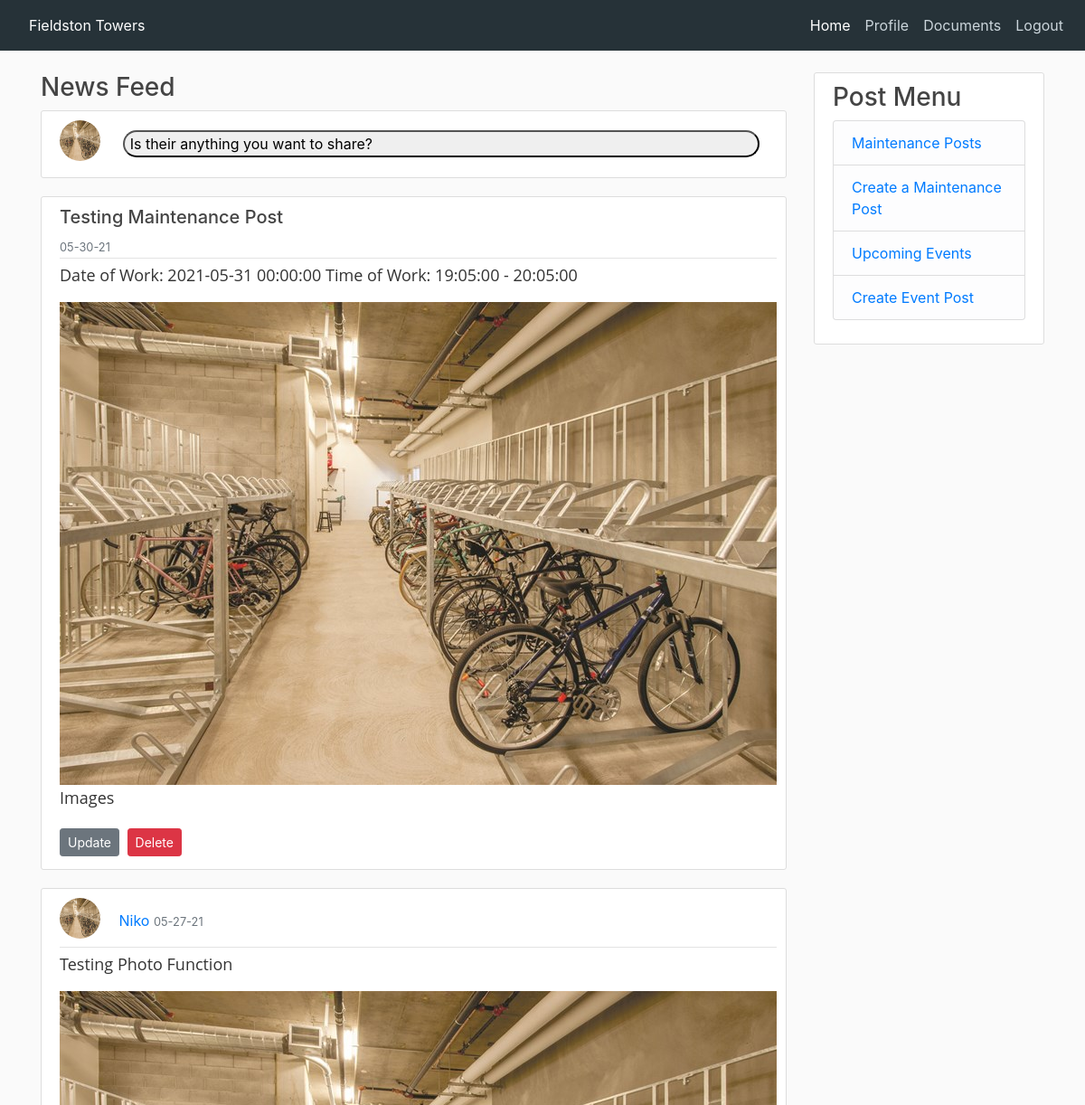
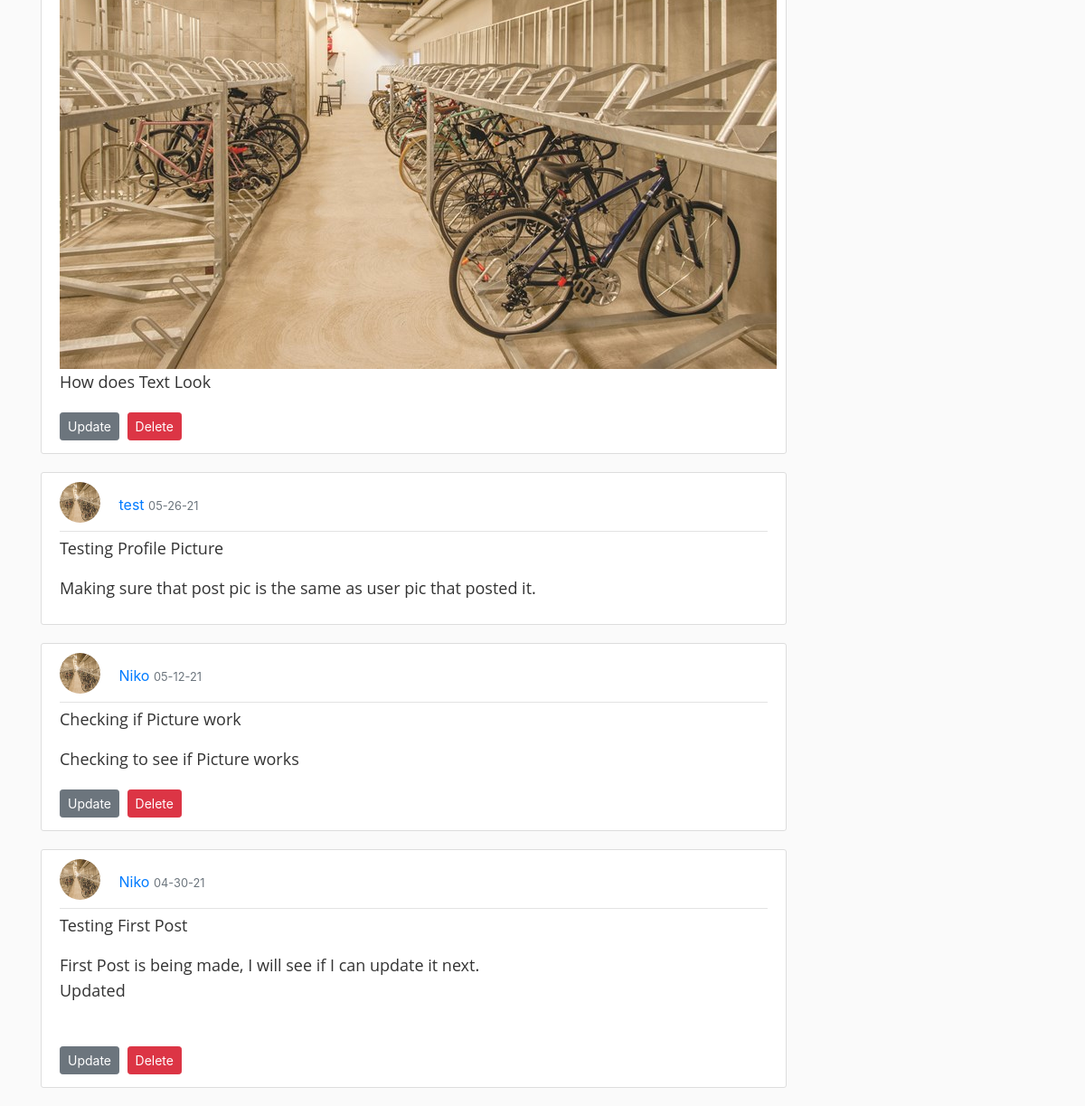
The page /home (signed in) on the database as committed earlier (2 pictures, top to bottom).
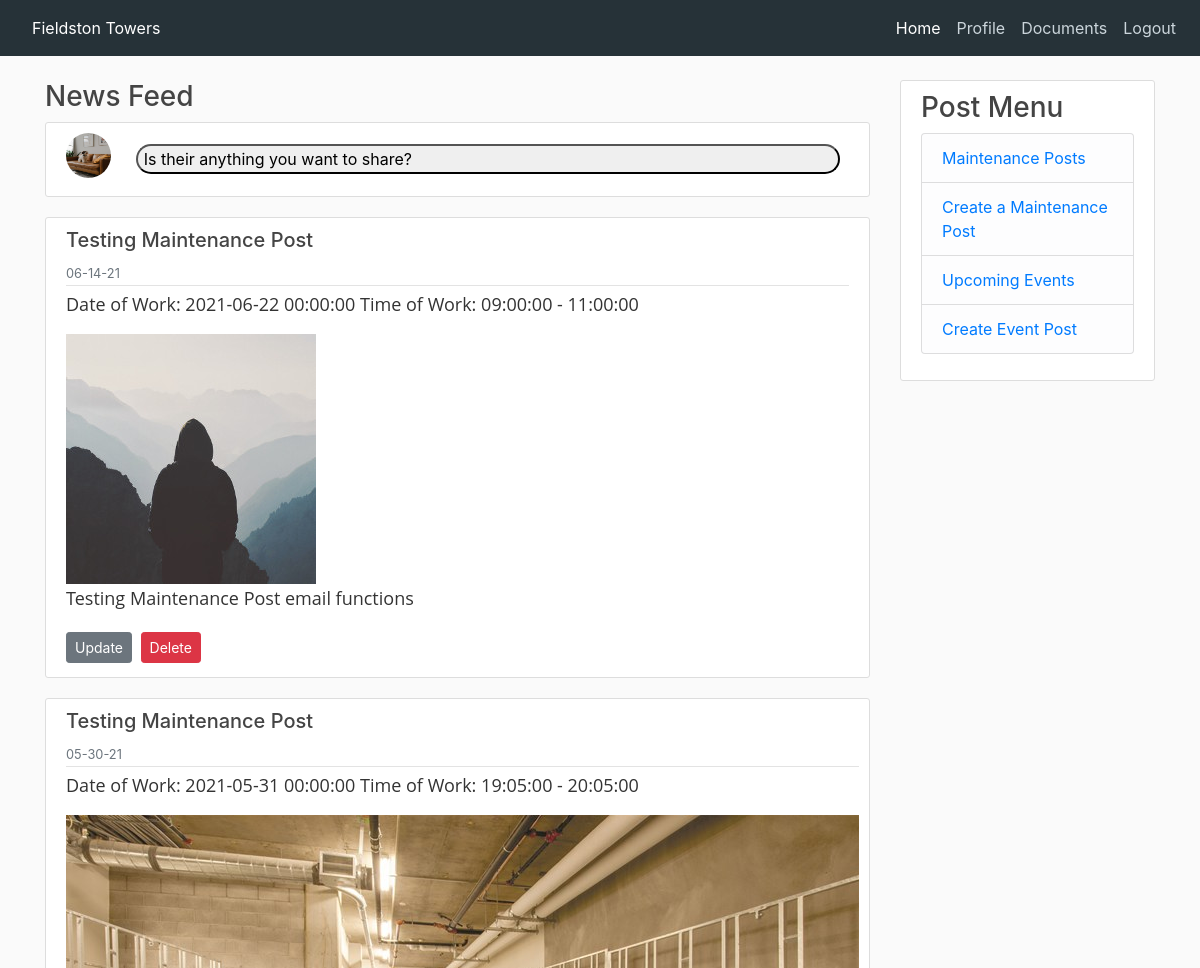
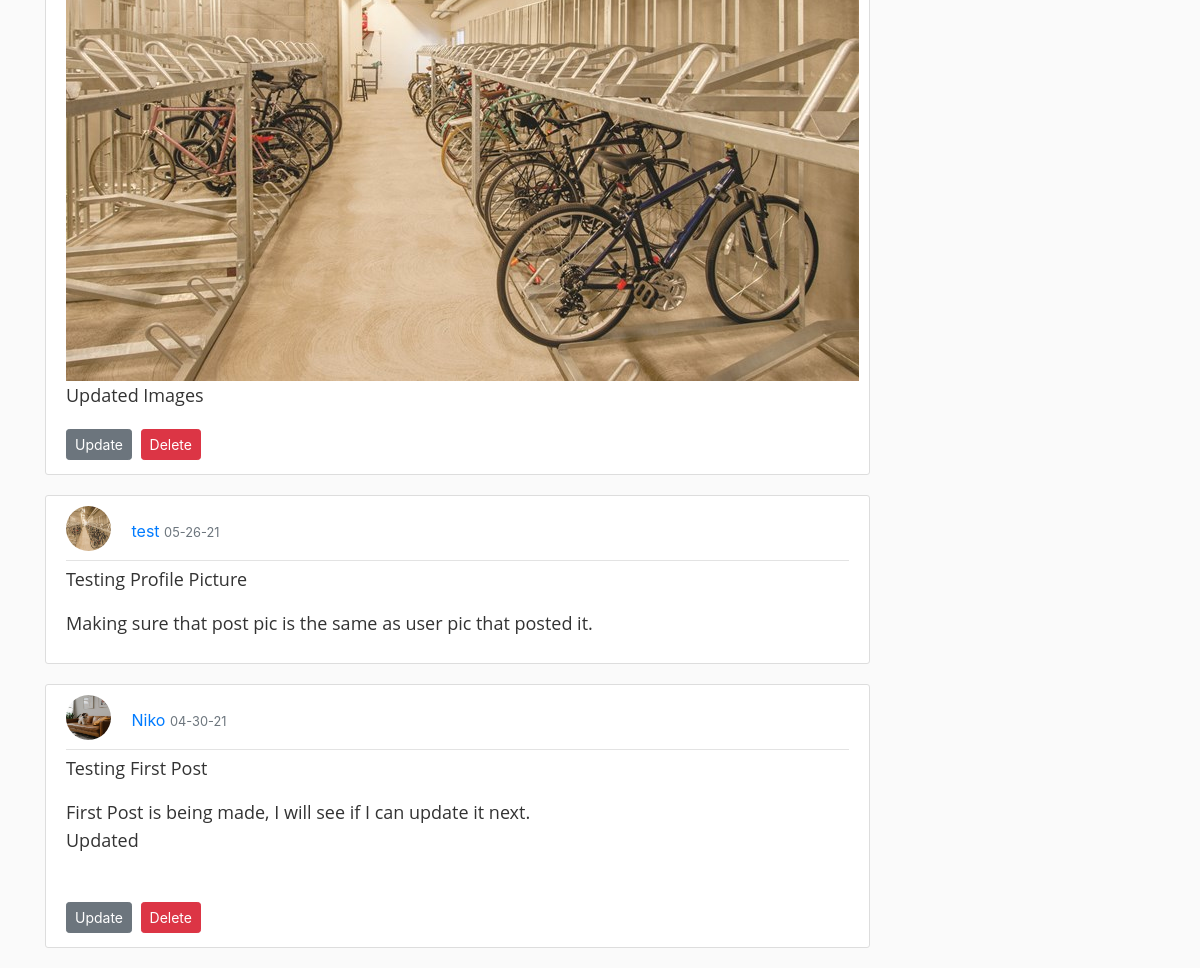
The same page on the database as committed later (2 pictures, top to bottom).
### app/models.py (models this page shows, shortened)
class User(UserMixin, db.Model):
    id = db.Column(db.Integer, primary_key=True)
    username = db.Column(db.String(20), unique=True, nullable=False)
    first_name = db.Column(db.String(60), nullable=False)
    last_name = db.Column(db.String(60), nullable=False)
    phone_number = db.Column(db.String())
    email = db.Column(db.String(120), unique=True, nullable=False)
    profile_img = db.Column(db.String(20), default='default.jpg')
    password_hash = db.Column(db.String(128), nullable=False)
    email_notification = db.Column(db.Boolean, default=False)
    test_notification = db.Column(db.Boolean, default=False)
    posts = db.relationship('CommunityBoard', backref='author', lazy=True)
    maintenances = db.relationship('Maintenance', backref='author', lazy=True)
    events = db.relationship('Event', backref='author', lazy=True)
    admin = db.Column(db.Boolean, default=False)

class Maintenance(db.Model):
    id = db.Column(db.Integer, primary_key=True)
    maintenance_img = db.Column(db.String(20), nullable=False, default='default.jpg')
    title = db.Column(db.String(120))
    body = db.Column(db.String)
    start = db.Column(db.Time)
    end = db.Column(db.Time)
    date = db.Column(db.DateTime)
    timestamp = db.Column(db.DateTime, default=datetime.utcnow())
    user_id = db.Column(db.Integer, db.ForeignKey('user.id'))

class CommunityBoard(db.Model):
    id = db.Column(db.Integer, primary_key=True)
    title = db.Column(db.String)
    post_img = db.Column(db.String(20), nullable=True)
    body = db.Column(db.String)
    user_id = db.Column(db.Integer, db.ForeignKey('user.id'))
    timestamp = db.Column(db.DateTime, default=datetime.utcnow())

### app/routes.py (the view, shortened to what this page needs)
@app.route('/home', methods=['GET', 'POST'])
@login_required
def home():
    image_file = url_for('static', filename='profile_pics/default.jpg')
    form = CommunityBoardForm()
    posts = CommunityBoard.query.order_by(CommunityBoard.timestamp.desc()).all()
    maintenance_post = Maintenance.query.order_by(Maintenance.timestamp.desc()).all()
    return render_template('home.html', form=form, posts=posts,maintenance_post=maintenance_post, image_file=image_file)

### app/models.py (called while the page is built)
@login.user_loader
def load_user(id):
    return User.query.get(int(id))

### app/templates/home.html (shortened to what this page needs)
{% extends "base_login.html" %}
{% block content %}
<main>
    <h3>News Feed</h3>
    <article class="media content-section">
        <img class="rounded-circle article-img"
             src="{{ url_for('static', filename='profile_pics/' + current_user.profile_img) }}">
        <button class="open-button buttonStyle" id="myBtn">
            Is their anything you want to share?
        </button>
    </article>
    {% for post in maintenance_post %}
    <article class="media content-section">
        <div class="media-body">
            <div class="article-metadata">
                <h5 class="">{{ post.title}}</h5>
                <small class="text-muted">{{ post.timestamp.strftime('%m-%d-%y') }}</small>
            </div>
            <p class="article-content">Date of Work: {{ post.date }} Time of Work: {{post.start}} - {{post.end}}</p>
            {% if post.maintenance_img != None %}
                <img  src="{{ url_for('static', filename='maintenance_pic/' + post.maintenance_img) }}">
            {% endif %}
            <p class="article-content f">{{ post.body }}</p>
            {% if post.author == current_user %}
            <div>
                <a class="btn btn-secondary btn-sm mt-1 mb-1"
                   href="{{ url_for('maintenance_update', post_id=post.id) }}">Update</a>
                <button type="button" class="btn btn-danger btn-sm m-1" data-toggle="modal"
                        data-target="#deleteModalMaintenance">
                    Delete
                </button>
            </div>
            {% endif %}
        </div>
    </article>
    {% endfor %}
    {% for post in posts %}
    <article class="media content-section">
        <div class="media-body">
            <div class="article-metadata">
                <img class="rounded-circle article-img"
                     src="{{ url_for('static', filename='profile_pics/' + post.author.profile_img) }}">
                <a href="{{ url_for('user', username=post.author.username) }}">{{ post.author.username }}</a>
                <small class="text-muted">{{ post.timestamp.strftime('%m-%d-%y') }}</small>
            </div>
            <p class="article-content">{{ post.title}}</p>
            {% if post.post_img != None %}
                <img  src="{{ url_for('static', filename='post_pic/' + post.post_img) }}">
            {% endif %}
            <p class="article-content">{{ post.body }}</p>
            {% if post.author == current_user %}
            <div>
                <a class="btn btn-secondary btn-sm mt-1 mb-1" href="{{ url_for('update_post', post_id=post.id) }}">Update</a>
                <button type="button" class="btn btn-danger btn-sm m-1" data-toggle="modal" data-target="#deleteModal">
                    Delete
                </button>
            </div>
            {% endif %}
        </div>
    </article>
    {% endfor %}
</main>
{% endblock content %}

### app/templates/base_login.html (shortened to what this page needs)
<!DOCTYPE html>
<html>
<head>
    <link rel="stylesheet" href="https://maxcdn.bootstrapcdn.com/bootstrap/4.0.0/css/bootstrap.min.css"
>
    <link rel="stylesheet" type="text/css" href="{{ url_for('static', filename='css/base_login.css') }}">
</head>
<body>
<header class="site-header">
    {% block navbar %}
    <nav class="navbar navbar-dark fixed-top navbar-expand-sm">
        {% if current_user.is_authenticated %}
        <a class="nav-link" href="{{ url_for('home') }}">Fieldston Towers</a>
        {% else %}
        <a class="nav-link" href="{{ url_for('index') }}">Fieldston Towers</a>
        {% endif %}
        <div class="collapse navbar-collapse justify-content-end" id="navbarNav">
            <ul class="nav navbar-nav">
                <li class="nav-item active">
                    {% if current_user.is_authenticated %}
                    <a class="nav-link" href="{{ url_for('home') }}">Home</a>
                    {% else %}
                    <a class="nav-link" href="{{ url_for('index') }}">Home</a>
                    {% endif %}
                </li>
                <li class="nav-item">
                    {% if current_user.is_authenticated %}
                    <a class="nav-link" href="{{ url_for('user', username=current_user.username) }}">Profile</a>
                    {% else %}
                    <a class="nav-link" href="{{ url_for('amenities') }}">Amenities</a>
                    {% endif %}
                </li>
                <li class="nav-item">
                    <a class="nav-link" href="{{ url_for('documents') }}">Documents</a>
                </li>
                <li class="nav-item">
                    {% if current_user.is_anonymous %}
                    <a class="nav-link" href="{{ url_for('login') }}"><span class="fas fa-sign-in-alt"></span> Residents</a>
                    {% else %}
                    <a class="nav-link" href="{{ url_for('logout') }}">
                        Logout</a>
                    {% endif %}
                </li>
            </ul>
        </div>
    </nav>
    {% endblock %}
</header>
<main role="main" class="container">
    <div class="row">
        <div class="col-md-9">
            {% block content %}{% endblock %}
        </div>
        <div class="col-md-3">
            <div class="content-section">
                <h3>Post Menu</h3>
                <ul class="list-group">
                    <li class="list-group-item list-group-item-light"> <a href="{{url_for('maintenance')}}">Maintenance Posts</a></li>
                    <li class="list-group-item list-group-item-light" > <a href="{{url_for('maintenance_form')}}">Create a Maintenance Post</a></li>
                    <li class="list-group-item list-group-item-light"><a href="{{url_for('events')}}">Upcoming Events</a></li>
                    <li class="list-group-item list-group-item-light"><a href="{{url_for('event_form')}}">Create Event Post</a></li>
                </ul>
            </div>
        </div>
    </div>
</main>
</body>
</html>

### app/static/css/base_login.css (style rules this page uses)
body { background: #fafafa; color: #333333; margin-top: 5rem; }
h1, h2, h3, h4, h5, h6 { color: #444444; }
.site-header .navbar-nav .nav-link { color: #cbd5db; }
.content-section { background: #ffffff; padding: 10px 20px; border: 1px solid #dddddd; border-radius: 3px; margin-bottom: 20px; }
.article-content { white-space: pre-line; font-size: 18px; font-weight: 400; line-height: 28px; font-family: 'Open Sans', sans-serif; }
.article-img { height: 45px; width: 45px; margin-right: 16px; margin-bottom: 8px; }
.article-metadata { padding-bottom: 1px; margin-bottom: 4px; border-bottom: 1px solid #e3e3e3 }
.buttonStyle { display: flex; margin: auto; width: 90%; border-radius: 20px; }
nav { background-color: #263238; }
.nav-link { color: white; }

Rows that differ between the two databases and show on the page:
removed CommunityBoard: profile_img (picture), author.username "Niko", timestamp "05-27-21", title "Testing Photo Function", post_img (picture), body "How does Text Look"
removed CommunityBoard: profile_img (picture), author.username "Niko", timestamp "05-12-21", title "Checking if Picture work", body "Checking to see if Picture works"
changed User: profile_img: a different picture
added Maintenance: title "Testing Maintenance Post", timestamp "06-14-21", date "2021-06-22 00:00:00", start "09:00:00", end "11:00:00", maintenance_img (placeholder picture), body "Testing Maintenance Post email functions"
changed Maintenance: body "Images" → "Updated Images"
changed through a linked row, CommunityBoard "Testing First Post": profile_img: a different picture
